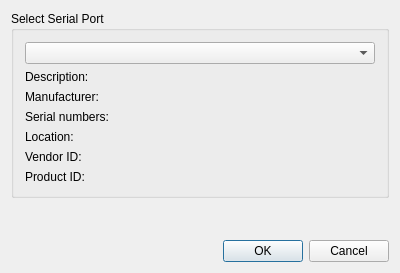
<?xml version="1.0" encoding="UTF-8"?>
<ui version="4.0">
 <class>FLDlgChooseSerialPort</class>
 <widget class="QDialog" name="FLDlgChooseSerialPort">
  <property name="geometry">
   <rect>
    <x>0</x>
    <y>0</y>
    <width>400</width>
    <height>273</height>
   </rect>
  </property>
  <property name="windowTitle">
   <string>Choose a Port</string>
  </property>
  <layout class="QGridLayout" name="gridLayout">
   <item row="0" column="0" colspan="4">
    <widget class="QGroupBox" name="serialPortInfoBox">
     <property name="title">
      <string>Select Serial Port</string>
     </property>
     <layout class="QVBoxLayout" name="verticalLayout">
      <item>
       <widget class="QComboBox" name="serialPortInfoListBox"/>
      </item>
      <item>
       <widget class="QLabel" name="descriptionLabel">
        <property name="text">
         <string>Description:</string>
        </property>
       </widget>
      </item>
      <item>
       <widget class="QLabel" name="manufacturerLabel">
        <property name="text">
         <string>Manufacturer: </string>
        </property>
       </widget>
      </item>
      <item>
       <widget class="QLabel" name="serialNumberLabel">
        <property name="text">
         <string>Serial numbers: </string>
        </property>
       </widget>
      </item>
      <item>
       <widget class="QLabel" name="locationLabel">
        <property name="text">
         <string>Location:</string>
        </property>
       </widget>
      </item>
      <item>
       <widget class="QLabel" name="vendorIDLabel">
        <property name="text">
         <string>Vendor ID:</string>
        </property>
       </widget>
      </item>
      <item>
       <widget class="QLabel" name="productIDLabel">
        <property name="text">
         <string>Product ID:</string>
        </property>
       </widget>
      </item>
     </layout>
    </widget>
   </item>
   <item row="1" column="0" colspan="2">
    <spacer name="verticalSpacer">
     <property name="orientation">
      <enum>Qt::Vertical</enum>
     </property>
     <property name="sizeHint" stdset="0">
      <size>
       <width>20</width>
       <height>40</height>
      </size>
     </property>
    </spacer>
   </item>
   <item row="2" column="0" colspan="2">
    <spacer name="horizontalSpacer">
     <property name="orientation">
      <enum>Qt::Horizontal</enum>
     </property>
     <property name="sizeHint" stdset="0">
      <size>
       <width>208</width>
       <height>20</height>
      </size>
     </property>
    </spacer>
   </item>
   <item row="2" column="2">
    <widget class="QPushButton" name="pushButton">
     <property name="text">
      <string>OK</string>
     </property>
    </widget>
   </item>
   <item row="2" column="3">
    <widget class="QPushButton" name="pushButton_2">
     <property name="text">
      <string>Cancel</string>
     </property>
    </widget>
   </item>
  </layout>
 </widget>
 <layoutdefault spacing="6" margin="11"/>
 <resources/>
 <connections/>
</ui>
